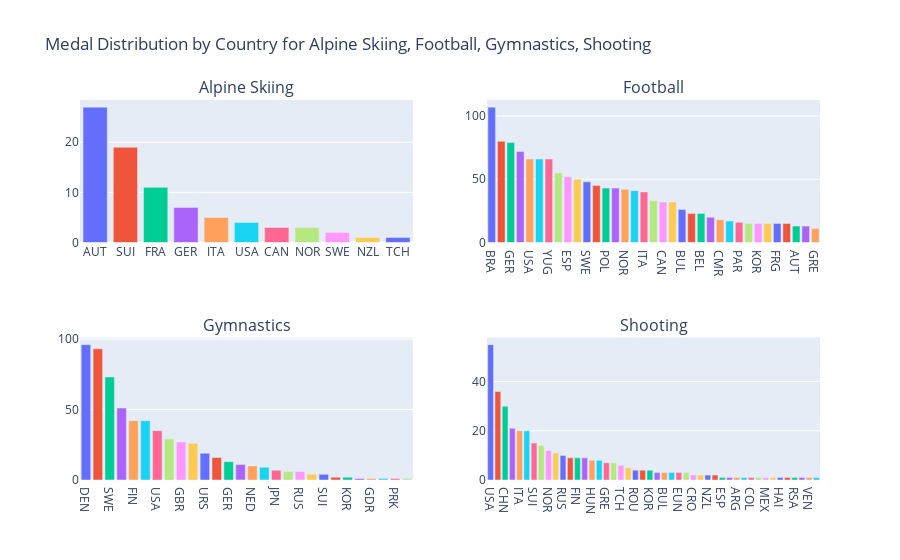

The cell this chart's notebook holds for it:
### Code cell
gm.subplot_medal_distribution(df, "Alpine Skiing", "Football", "Gymnastics", "Shooting")

### Figure 1 — Plotly figure (JSON) as saved in the notebook; plotly's stock layout.template omitted (floating-point values rounded to 4 significant figures)
{"data": [{"marker": {"color": ["#636EFA", "#EF553B", "#00CC96", "#AB63FA", "#FFA15A", "#19D3F3", "#FF6692", "#B6E880", "#FF97FF", "#FECB52", "#636EFA"]}, "name": "Alpine Skiing", "type": "bar", "x": ["AUT", "SUI", "FRA", "GER", "ITA", "USA", "CAN", "NOR", "SWE", "NZL", "TCH"], "xaxis": "x", "y": [27, 19, 11, 7, 5, 4, 3, 3, 2, 1, 1], "yaxis": "y"}, {"marker": {"color": ["#636EFA", "#EF553B", "#00CC96", "#AB63FA", "#FFA15A", "#19D3F3", "#FF6692", "#B6E880", "#FF97FF", "#FECB52", "#636EFA", "#EF553B", "#00CC96", "#AB63FA", "#FFA15A", "#19D3F3", "#FF6692", "#B6E880", "#FF97FF", "#FECB52", "#636EFA", "#EF553B", "#00CC96", "#AB63FA", "#FFA15A", "#19D3F3", "#FF6692", "#B6E880", "#FF97FF", "#FECB52", "#636EFA", "#EF553B", "#00CC96", "#AB63FA", "#FFA15A"]}, "name": "Football", "type": "bar", "x": ["BRA", "URS", "GER", "HUN", "USA", "ARG", "YUG", "DEN", "ESP", "NGR", "SWE", "GDR", "POL", "GBR", "NOR", "NED", "ITA", "TCH", "CAN", "FRA", "BUL", "URU", "BEL", "GHA", "CMR", "CHI", "PAR", "SUI", "KOR", "CHN", "FRG", "MEX", "AUT", "JPN", "GRE"], "xaxis": "x2", "y": [107, 80, 79, 72, 66, 66, 66, 55, 52, 50, 48, 45, 43, 43, 42, 41, 40, 33, 32, 32, 26, 23, 23, 20, 18, 17, 16, 15, 15, 15, 15, 15, 13, 13, 11], "yaxis": "y2"}, {"marker": {"color": ["#636EFA", "#EF553B", "#00CC96", "#AB63FA", "#FFA15A", "#19D3F3", "#FF6692", "#B6E880", "#FF97FF", "#FECB52", "#636EFA", "#EF553B", "#00CC96", "#AB63FA", "#FFA15A", "#19D3F3", "#FF6692", "#B6E880", "#FF97FF", "#FECB52", "#636EFA", "#EF553B", "#00CC96", "#AB63FA", "#FFA15A", "#19D3F3", "#FF6692", "#B6E880"]}, "name": "Gymnastics", "type": "bar", "x": ["DEN", "NOR", "SWE", "ITA", "FIN", "BEL", "USA", "HUN", "GBR", "FRA", "URS", "TCH", "GER", "CHN", "NED", "ROU", "JPN", "GRE", "RUS", "EUN", "SUI", "UKR", "KOR", "AUT", "GDR", "BRA", "PRK", "YUG"], "xaxis": "x3", "y": [96, 93, 73, 51, 42, 42, 35, 29, 27, 26, 19, 16, 13, 11, 10, 9, 7, 6, 6, 4, 4, 2, 2, 1, 1, 1, 1, 1], "yaxis": "y3"}, {"marker": {"color": ["#636EFA", "#EF553B", "#00CC96", "#AB63FA", "#FFA15A", "#19D3F3", "#FF6692", "#B6E880", "#FF97FF", "#FECB52", "#636EFA", "#EF553B", "#00CC96", "#AB63FA", "#FFA15A", "#19D3F3", "#FF6692", "#B6E880", "#FF97FF", "#FECB52", "#636EFA", "#EF553B", "#00CC96", "#AB63FA", "#FFA15A", "#19D3F3", "#FF6692", "#B6E880", "#FF97FF", "#FECB52", "#636EFA", "#EF553B", "#00CC96", "#AB63FA", "#FFA15A", "#19D3F3", "#FF6692", "#B6E880", "#FF97FF", "#FECB52", "#636EFA", "#EF553B", "#00CC96", "#AB63FA", "#FFA15A", "#19D3F3"]}, "name": "Shooting", "type": "bar", "x": ["USA", "URS", "CHN", "GBR", "ITA", "SWE", "SUI", "FRA", "NOR", "GER", "RUS", "GDR", "FIN", "CAN", "HUN", "BEL", "GRE", "FRG", "TCH", "AUS", "ROU", "POL", "KOR", "AUT", "BUL", "UKR", "EUN", "DEN", "CRO", "BRA", "NZL", "IOA", "ESP", "AZE", "ARG", "CZE", "COL", "IND", "MEX", "JPN", "HAI", "PER", "RSA", "SVK", "VEN", "YUG"], "xaxis": "x4", "y": [55, 36, 30, 21, 20, 20, 15, 14, 12, 11, 10, 9, 9, 9, 8, 8, 7, 7, 6, 5, 4, 4, 4, 3, 3, 3, 3, 3, 2, 2, 2, 2, 1, 1, 1, 1, 1, 1, 1, 1, 1, 1, 1, 1, 1, 1], "yaxis": "y4"}], "layout": {"annotations": [{"font": {"size": 16}, "showarrow": false, "text": "Alpine Skiing", "x": 0.225, "xanchor": "center", "xref": "paper", "y": 1, "yanchor": "bottom", "yref": "paper"}, {"font": {"size": 16}, "showarrow": false, "text": "Football", "x": 0.775, "xanchor": "center", "xref": "paper", "y": 1, "yanchor": "bottom", "yref": "paper"}, {"font": {"size": 16}, "showarrow": false, "text": "Gymnastics", "x": 0.225, "xanchor": "center", "xref": "paper", "y": 0.375, "yanchor": "bottom", "yref": "paper"}, {"font": {"size": 16}, "showarrow": false, "text": "Shooting", "x": 0.775, "xanchor": "center", "xref": "paper", "y": 0.375, "yanchor": "bottom", "yref": "paper"}], "showlegend": false, "title": {"text": "Medal Distribution by Country for Alpine Skiing, Football, Gymnastics, Shooting"}, "xaxis": {"anchor": "y", "domain": [0, 0.45]}, "xaxis2": {"anchor": "y2", "domain": [0.55, 1]}, "xaxis3": {"anchor": "y3", "domain": [0, 0.45]}, "xaxis4": {"anchor": "y4", "domain": [0.55, 1]}, "yaxis": {"anchor": "x", "domain": [0.625, 1]}, "yaxis2": {"anchor": "x2", "domain": [0.625, 1]}, "yaxis3": {"anchor": "x3", "domain": [0, 0.375]}, "yaxis4": {"anchor": "x4", "domain": [0, 0.375]}}}
